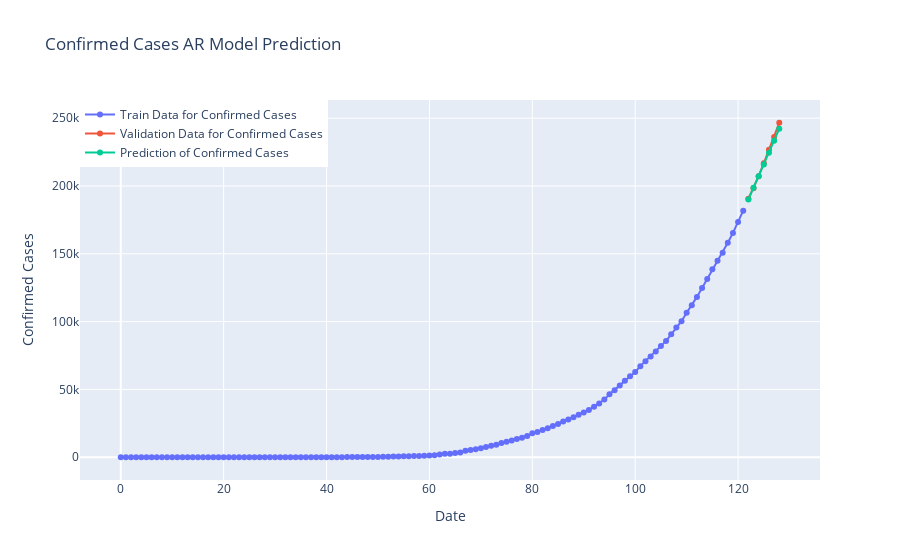

Source (notebook cell):
### Code cell
fig=go.Figure()
fig.add_trace(go.Scatter(x=model_train.index, y=model_train["Confirmed"],
                    mode='lines+markers',name="Train Data for Confirmed Cases"))
fig.add_trace(go.Scatter(x=valid.index, y=valid["Confirmed"],
                    mode='lines+markers',name="Validation Data for Confirmed Cases",))
fig.add_trace(go.Scatter(x=valid.index, y=y_pred["AR Model Prediction"],
                    mode='lines+markers',name="Prediction of Confirmed Cases",))
fig.update_layout(title="Confirmed Cases AR Model Prediction",
                 xaxis_title="Date",yaxis_title="Confirmed Cases",legend=dict(x=0,y=1,traceorder="normal"))
fig.show()

### Figure 1 — Plotly figure (JSON) as saved in the notebook; plotly's stock layout.template omitted (floating-point values rounded to 4 significant figures)
{"data": [{"mode": "lines+markers", "name": "Train Data for Confirmed Cases", "type": "scatter", "x": [0, 1, 2, 3, 4, 5, 6, 7, 8, 9, 10, 11, 12, 13, 14, 15, 16, 17, 18, 19, 20, 21, 22, 23, 24, 25, 26, 27, 28, 29, 30, 31, 32, 33, 34, 35, 36, 37, 38, 39, 40, 41, 42, 43, 44, 45, 46, 47, 48, 49, 50, 51, 52, 53, 54, 55, 56, 57, 58, 59, 60, 61, 62, 63, 64, 65, 66, 67, 68, 69, 70, 71, 72, 73, 74, 75, 76, 77, 78, 79, 80, 81, 82, 83, 84, 85, 86, 87, 88, 89, 90, 91, 92, 93, 94, 95, 96, 97, 98, 99, 100, 101, 102, 103, 104, 105, 106, 107, 108, 109, 110, 111, 112, 113, 114, 115, 116, 117, 118, 119, 120, 121], "y": [1, 1, 1, 2, 3, 3, 3, 3, 3, 3, 3, 3, 3, 3, 3, 3, 3, 3, 3, 3, 3, 3, 3, 3, 3, 3, 3, 3, 3, 3, 3, 3, 5, 5, 28, 30, 31, 34, 39, 43, 56, 62, 73, 82, 102, 113, 119, 142, 156, 194, 244, 330, 396, 499, 536, 657, 727, 887, 987, 1024, 1251, 1397, 1998, 2543, 2567, 3082, 3588, 4778, 5311, 5916, 6725, 7598, 8446, 9205, 10453, 11487, 12322, 13430, 14352, 15722, 17615, 18539, 20080, 21370, 23077, 24530, 26283, 27890, 29451, 31324, 33062, 34863, 37257, 39699, 42505, 46437, 49400, 52987, 56351, 59695, 62808, 67161, 70768, 74292, 78055, 81997, 85784, 90648, 95698, 100328, 106475, 112028, 118226, 124794, 131423, 138536, 144950, 150793, 158086, 165386, 173491, 181827]}, {"mode": "lines+markers", "name": "Validation Data for Confirmed Cases", "type": "scatter", "x": [122, 123, 124, 125, 126, 127, 128], "y": [190609, 198370, 207191, 216824, 226713, 236184, 246622]}, {"mode": "lines+markers", "name": "Prediction of Confirmed Cases", "type": "scatter", "x": [122, 123, 124, 125, 126, 127, 128], "y": [190100.0, 198700.0, 207200.0, 215800.0, 224600.0, 233300.0, 242200.0]}], "layout": {"legend": {"traceorder": "normal", "x": 0, "y": 1}, "title": {"text": "Confirmed Cases AR Model Prediction"}, "xaxis": {"title": {"text": "Date"}}, "yaxis": {"title": {"text": "Confirmed Cases"}}}}
